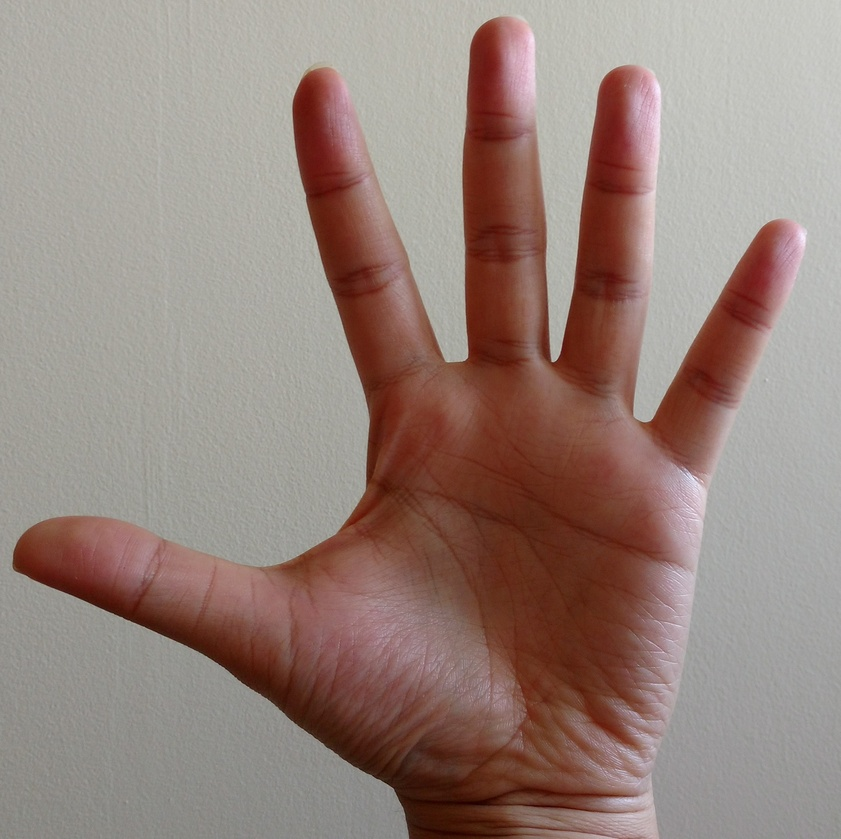
#> input picture test/my_palm.jpg, 841 x 839 px, shrunk from 2713 x 2709 before the run
$ python -i skin_detector.py   (imports and definitions only)
#> lines starting #> are read from the running program, lines starting #| are printed output that depends on the picture; after the words box and inside, x2 and y2 are one past the last pixel; in counts of white or black regions, pixels touching at a corner belong together
#> further down, picture is the input picture: shape (839, 841, 3); mean B, G, R 124.6, 132, 151.3
# coding=utf-8
import numpy as np
import cv2


def detect_skin(input_image):
    """Detec skin from given image."""
    lower = np.array([0, 40, 120], dtype="uint8")
    upper = np.array([180, 255, 255], dtype="uint8")

    converted = cv2.cvtColor(input_image, cv2.COLOR_BGR2HSV)
#> converted: shape (839, 841, 3); mean H, S, V 29.1, 58.6, 151.5
    skin_mask = cv2.inRange(converted, lower, upper)
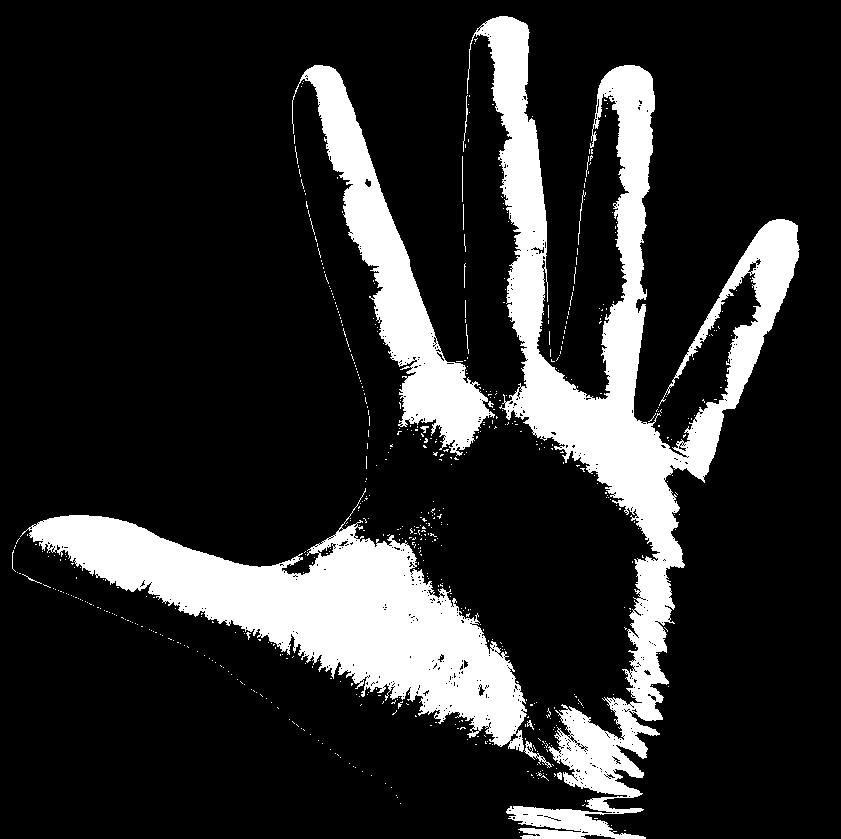
#> skin_mask: shape (839, 841); 17.2% white; 618 white regions (601 under 20 px), largest, box (x1, y1, x2, y2) and area: (467, 16, 800, 839) 58746, (20, 488, 527, 752) 42587, (292, 65, 495, 456) 17720
    kernel = cv2.getStructuringElement(cv2.MORPH_ELLIPSE, (5, 5))
    skin_mask = cv2.erode(skin_mask, kernel, iterations=2)
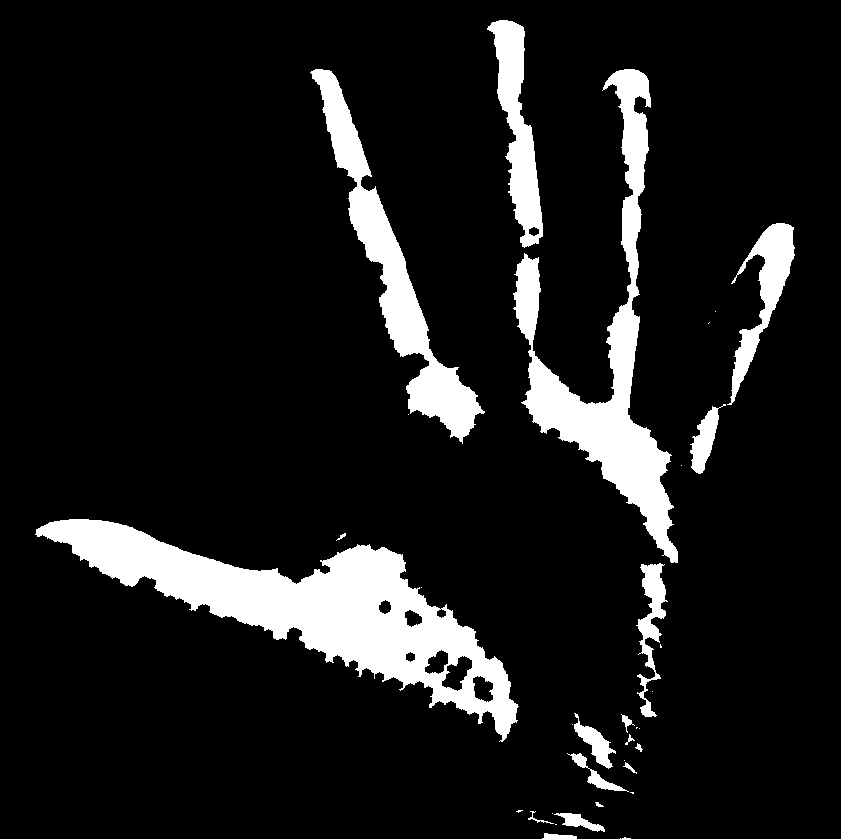
#> skin_mask: shape (839, 841); 10.7% white; 35 white regions (17 under 20 px), largest, box (x1, y1, x2, y2) and area: (35, 519, 519, 742) 30937, (513, 69, 678, 563) 18599, (310, 69, 485, 444) 12060
    skin_mask = cv2.dilate(skin_mask, kernel, iterations=2)
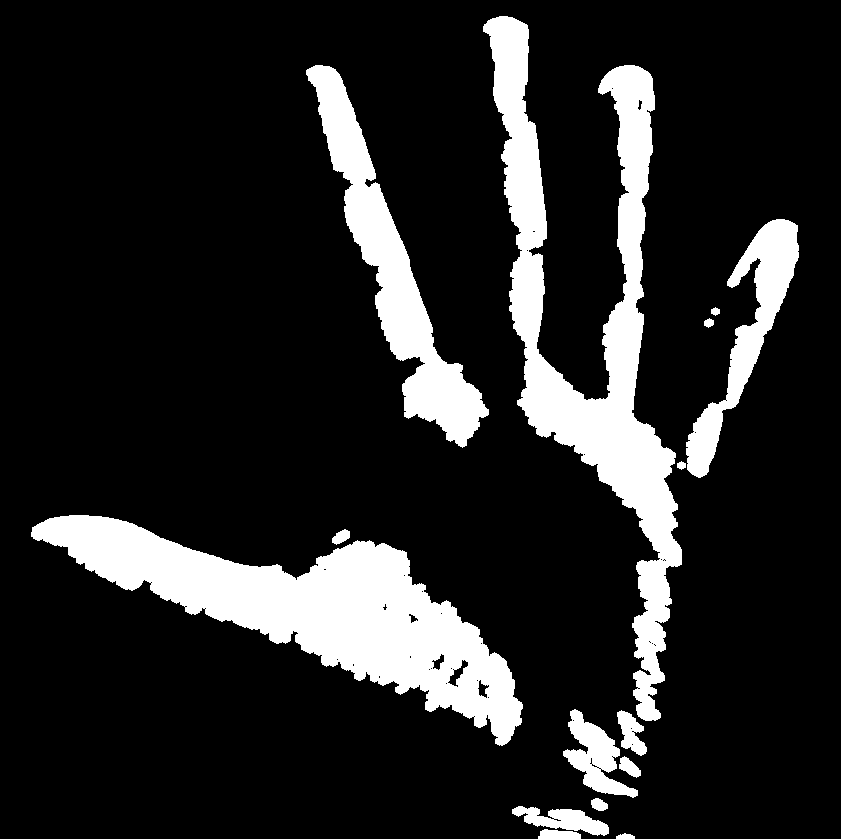
#> skin_mask: shape (839, 841); 15.1% white; 15 white regions, largest, box (x1, y1, x2, y2) and area: (31, 515, 523, 746) 38225, (483, 16, 682, 721) 37567, (306, 65, 489, 448) 16381
    skin_mask = cv2.GaussianBlur(skin_mask, (3, 3), 0)
    skin = cv2.bitwise_and(input_image, input_image, mask=skin_mask)
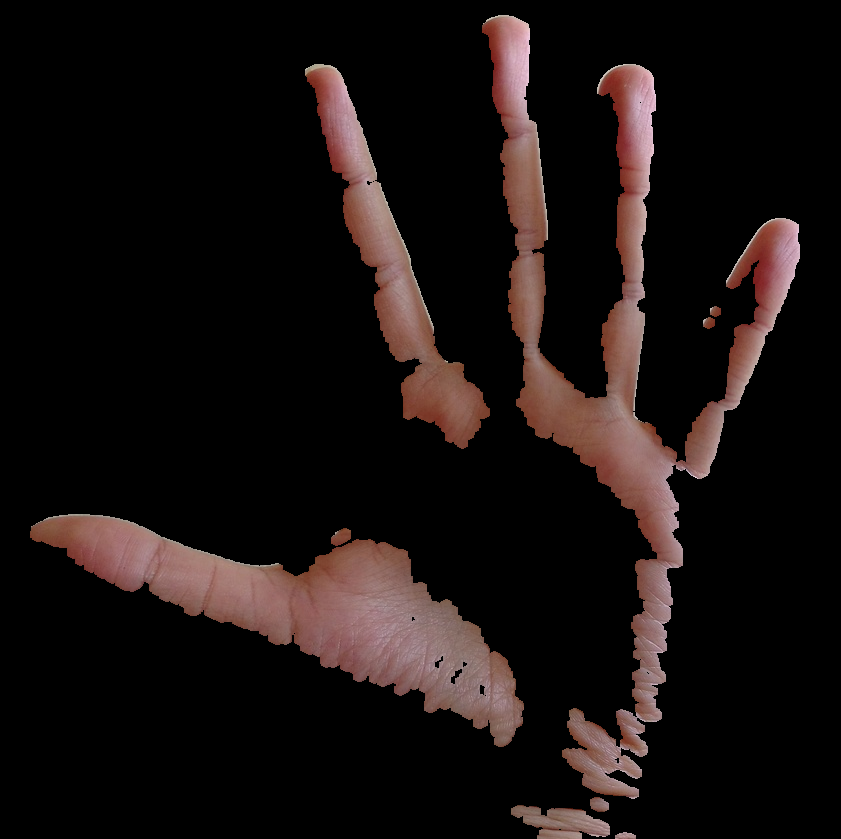
#> skin: shape (839, 841, 3); mean B, G, R 15.7, 16.8, 24
    skin = cv2.cvtColor(skin, cv2.COLOR_BGR2GRAY)
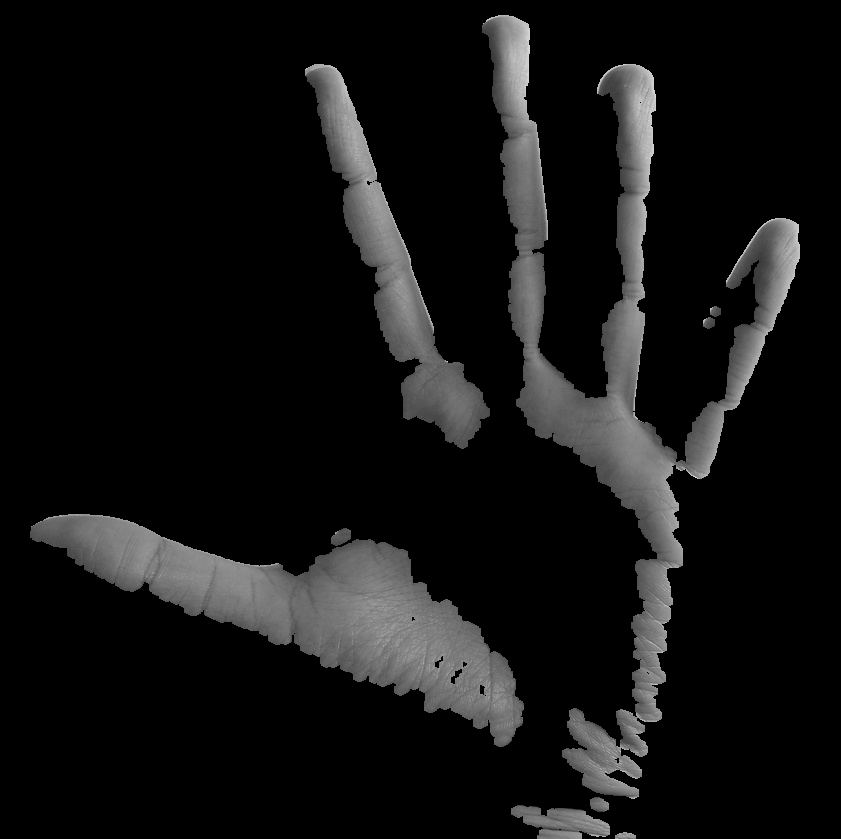
#> skin: shape (839, 841); min 0, max 232, mean 18.8

    # [5 lines of commented-out code are left out]

    return skin

>>> import cv2
>>> picture = cv2.imread('test/my_palm.jpg')
>>> result = detect_skin(picture)
